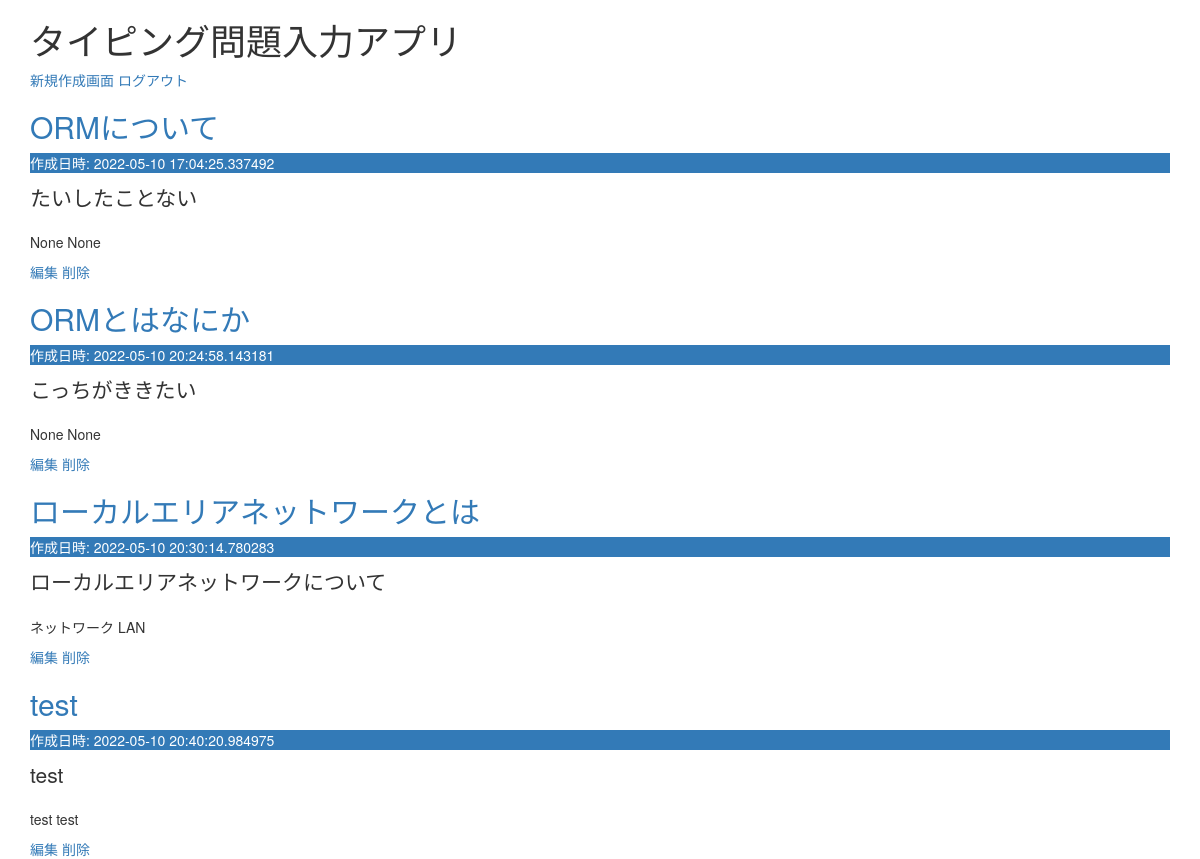
Before: / with the older database file.
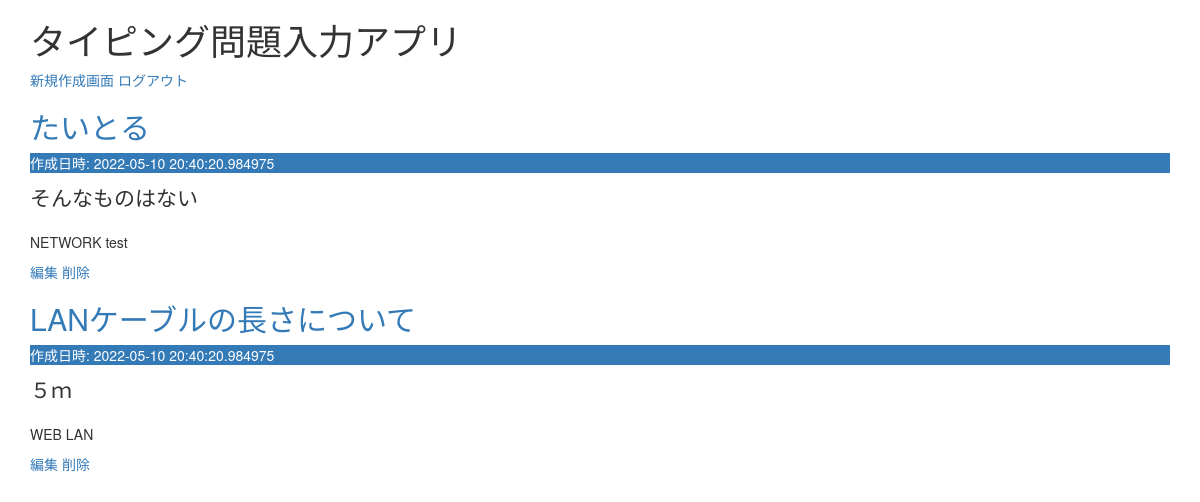
After: the same page with the newer database file.
### app.py (models this page shows)
class Post(db.Model):
    id = db.Column(db.Integer, primary_key=True)
    genre = db.Column(db.String(50))
    theme = db.Column(db.String(50))
    title = db.Column(db.String(50), nullable=False)
    body = db.Column(db.String(400), nullable=False)
    created_at = db.Column(db.DateTime, nullable=False, default=datetime.now(pytz.timezone('Asia/Tokyo')))

### app.py (the view)
@app.route('/', methods=['GET', 'POST'])
def index():
    if request.method == 'GET':
        posts = Post.query.all()
        return render_template('index.html', posts=posts)

### templates/index.html (shortened to what this page needs)
{% extends "bootstrap/base.html" %}
{% block content %}
<div class="container">
    <h1>タイピング問題入力アプリ</h1>
    <a href="/create" role="button">新規作成画面</a>
    <a href="/logout" role="button">ログアウト</a>
        {% for post in posts %}
        <article>
            <h2><a href="/article/{{post.id}}">{{ post.title }}</a></h2>
            <p class="d-inline p-2 bg-primary text-white">作成日時: {{ post.created_at }}</p>
            <p class="lead">{{ post.body }}</p>
            <p>
                {{ post.genre }} {{ post.theme }}
            </p>
            <a href="/{{post.id}}/update" role="button">編集</a>
            <a href="/{{post.id}}/delete" role="button">削除</a>
        </article>
        {% endfor %}
</div>
{% endblock %}

Changed rows visible on the page:
removed Post: title "ORMについて", created_at "2022-05-10 17:04:25.337492", body "たいしたことない", genre "None", theme "None"
removed Post: title "ORMとはなにか", created_at "2022-05-10 20:24:58.143181", body "こっちがききたい", genre "None", theme "None"
removed Post: title "ローカルエリアネットワークとは", created_at "2022-05-10 20:30:14.780283", body "ローカルエリアネットワークについて", genre "ネットワーク", theme "LAN"
removed Post: title "test", created_at "2022-05-10 20:40:20.984975", body "test", genre "test", theme "test"
added Post: title "たいとる", created_at "2022-05-10 20:40:20.984975", body "そんなものはない", genre "NETWORK", theme "test"
added Post: title "LANケーブルの長さについて", created_at "2022-05-10 20:40:20.984975", body "５ｍ", genre "WEB", theme "LAN"
